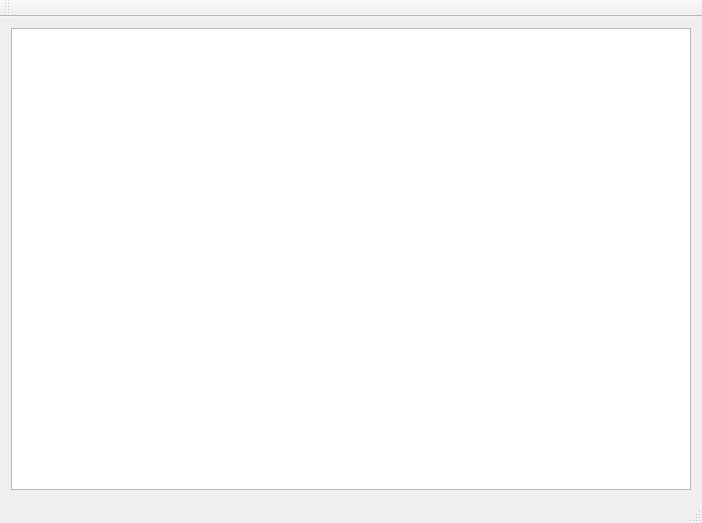
<?xml version="1.0" encoding="UTF-8"?>
<ui version="4.0">
 <class>MainWindow</class>
 <widget class="QMainWindow" name="MainWindow">
  <property name="geometry">
   <rect>
    <x>0</x>
    <y>0</y>
    <width>702</width>
    <height>523</height>
   </rect>
  </property>
  <property name="windowTitle">
   <string>MainWindow</string>
  </property>
  <widget class="QWidget" name="centralWidget">
   <layout class="QGridLayout" name="gridLayout">
    <item row="0" column="0">
     <widget class="QGraphicsView" name="graphicsView"/>
    </item>
   </layout>
  </widget>
  <widget class="QMenuBar" name="menuBar">
   <property name="geometry">
    <rect>
     <x>0</x>
     <y>0</y>
     <width>702</width>
     <height>21</height>
    </rect>
   </property>
  </widget>
  <widget class="QToolBar" name="mainToolBar">
   <attribute name="toolBarArea">
    <enum>TopToolBarArea</enum>
   </attribute>
   <attribute name="toolBarBreak">
    <bool>false</bool>
   </attribute>
  </widget>
  <widget class="QStatusBar" name="statusBar"/>
 </widget>
 <layoutdefault spacing="6" margin="11"/>
 <resources/>
 <connections/>
</ui>
